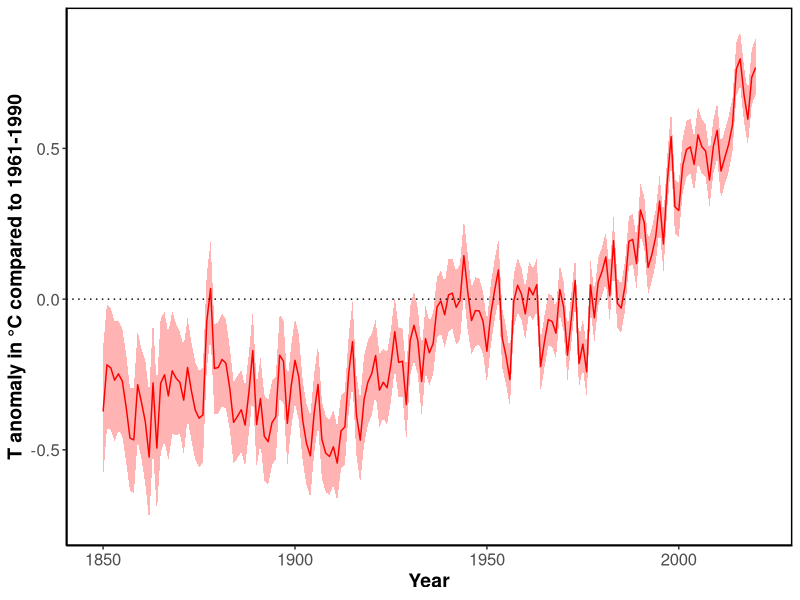
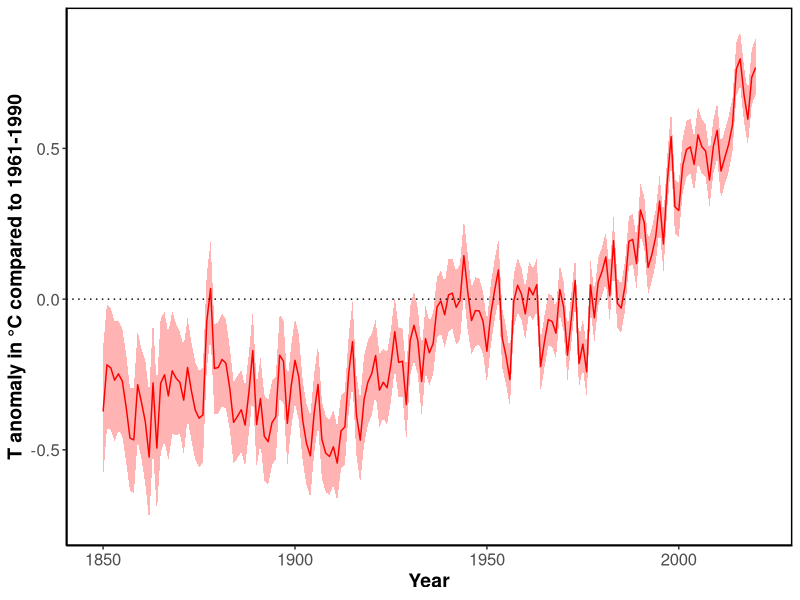
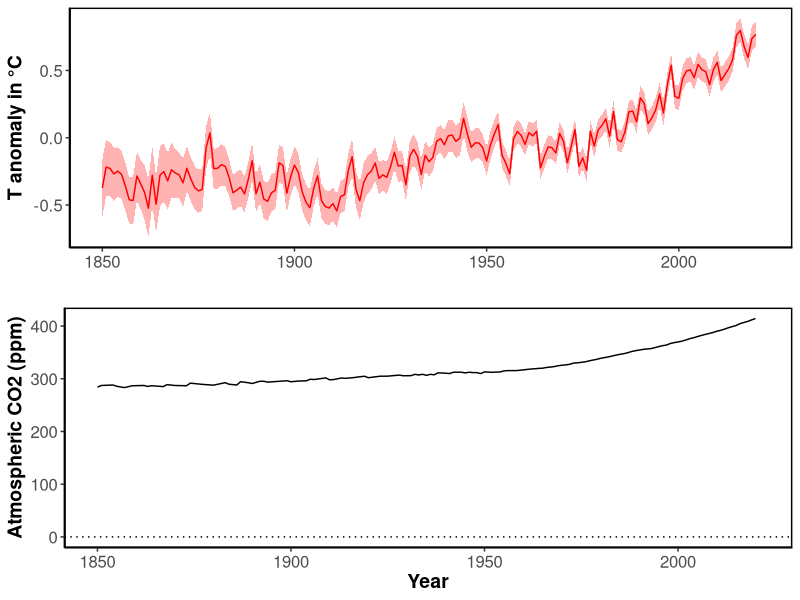
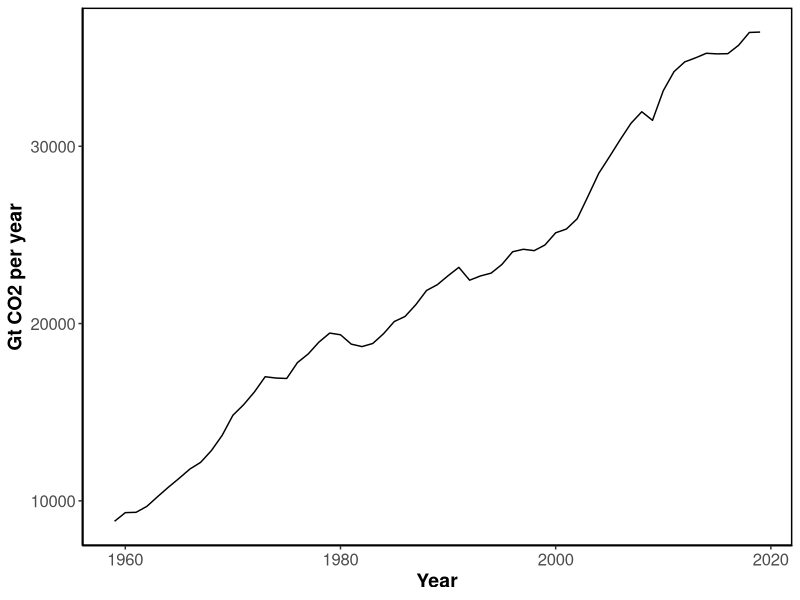
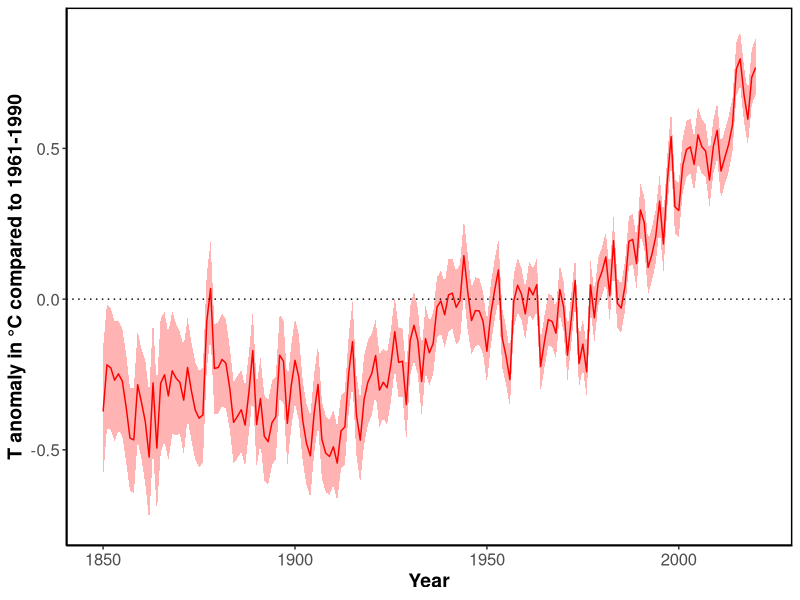
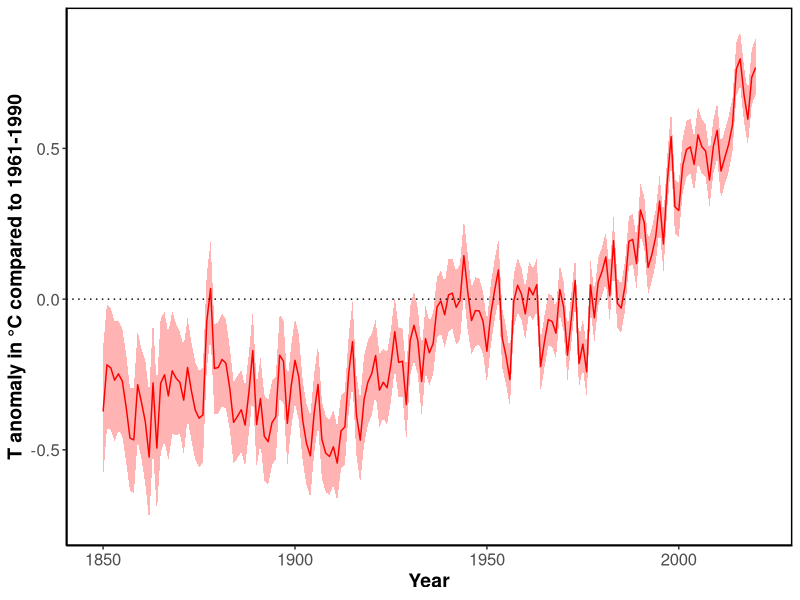
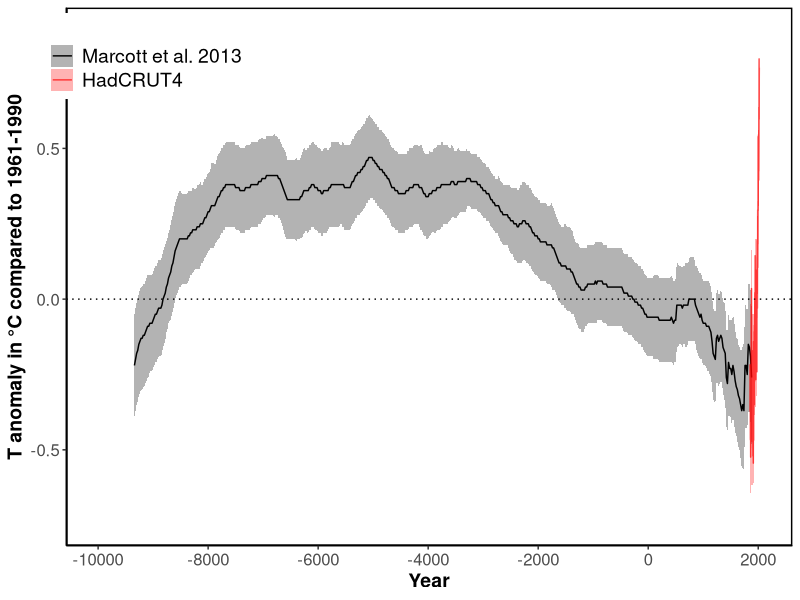
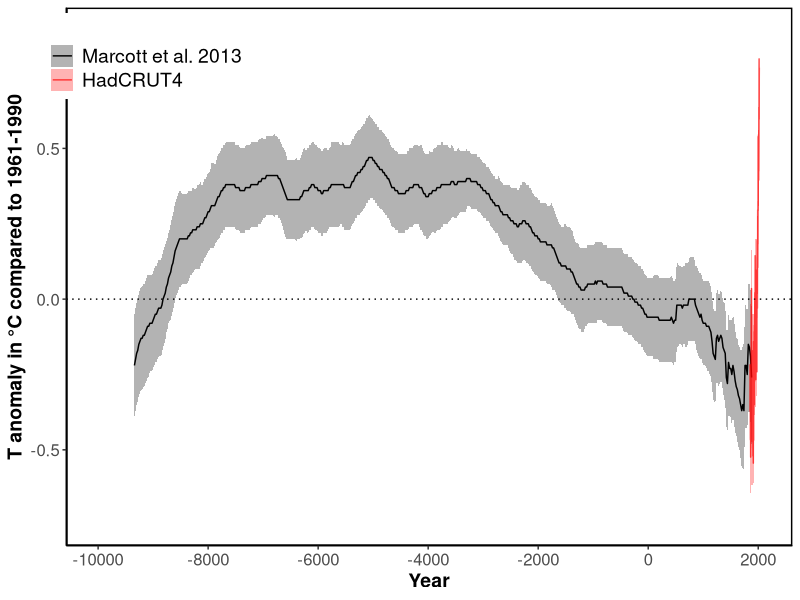

Generate these figures, in order, with R: (Note: this script raises an error after producing the figures.)

# HadCRUT4 is a gridded dataset of global historical surface temperature anomalies relative to a 1961-1990 reference period. Data are available for each month since January 1850, on a 5 degree grid.
#More information here: https://www.metoffice.gov.uk/hadobs/hadcrut4/

#Citation: Morice, C. P., Kennedy, J. J., Rayner, N. A., and Jones, P. D. (2012), Quantifying uncertainties in global and regional temperature change using an ensemble of observational estimates: The HadCRUT4 data set, J. Geophys. Res., 117, D08101, doi:10.1029/2011JD017187. 

# Download data yearly global: https://www.metoffice.gov.uk/hadobs/hadcrut4/data/current/time_series/HadCRUT.4.6.0.0.annual_ns_avg.txt

#Column 1 is the date.
#Column 2 is the median of the 100 ensemble member time series.
#Columns 3 and 4 are the lower and upper bounds of the 95% confidence interval of bias uncertainty computed from the 100 member ensemble.
#Columns 5 and 6 are the lower and upper bounds of the 95% confidence interval of measurement and sampling uncertainties around the ensemble median. These are the combination of fully uncorrelated measurement and sampling uncertainties and partially correlated uncertainties described by the HadCRUT4 error covariance matrices.
#Columns 7 and 8 are the lower and upper bounds of the 95% confidence interval of coverage uncertainties around the ensemble median.
#Columns 9 and 10 are the lower and upper bounds of the 95% confidence interval of the combination of measurement and sampling and bias uncertainties.
#Columns 11 and 12 are the lower and upper bounds of the 95% confidence interval of the combined effects of all the uncertainties described in the HadCRUT4 error model (measurement and sampling, bias and coverage uncertainties).


HC<- read.table("data/HadCRUT.4.6.0.0.annual_ns_avg.txt",header=F) # 

colnames(HC)=c("Year","Median","","","","","","","","","CI_low","CI_high")


library("ggplot2")

# plot T anomaly last 170 years

ylabel="T anomaly in °C compared to 1961-1990"

p<- ggplot(data=HC, aes(x=Year, y=Median))  + geom_line (col="red") + xlim(1849,2021) + ylab(ylabel) +
  geom_ribbon(aes(ymin=CI_low, ymax=HC$CI_high), linetype=2, alpha=0.3, fill="red") +
  geom_hline(yintercept=0, linetype=3)+
  theme(panel.grid.major = element_blank(), panel.grid.minor = element_blank(),
        axis.text=element_text(size=12),axis.title=element_text(size=14,face="bold"),
        panel.background = element_blank(), axis.line = element_line(colour = "black"),
        panel.border = element_rect(color = "black",fill = NA,size = 1))
                                                                                                                   
p

ggsave(filename="plots_pdf/T_anomaly_last_170_years.pdf",width =11, height =6)
ggsave(filename="plots_png/T_anomaly_last_170_years.png",width =11, height =6)

p  




# Reconstruction of temperature anomaly during the Holocene, based on 73 globally distributed records.
#The 73 globally distributed temperature records used in our analysis are based on a variety
#of paleotemperature proxies and have sampling resolutions ranging from 20 to 500 years, 
#with a median resolution of 120 years

#This study includes 73 records derived from multiple paleoclimate archive sand temperature proxies(Fig. S1; Table S1):
#alkenone (n=31), planktonic foraminifera Mg/Ca (n=19), TEX86 (n=4), fossil chironomid transfer function (n=4), 
#fossil pollen modern analog technique (MAT) (n=4), ice-core stable isotopes (n=5), 
#other microfossil assemblages(MATand Transfer Function)(n=5), and Methylation index of Branched Tetraethers(MBT)(n=1)


# An important limitation of this data is that it does not fully resolve variability at periods shorter than 2000 years,
# with essentially no variability preserved at periods shorter than 300 years, ~50% preserved at 1000-year periods, 
# and nearly all of the variability preserved for periods longer than 2000 years

# Citation: A Reconstruction of Regional and Global Temperature for the Past 11,300 Years Shaun A. Marcott et al. Science 339 , 1198 (2013); DOI: 10.1126/science.1228026

#Download data from supplementary table S1: https://science.sciencemag.org/highwire/filestream/594506/field_highwire_adjunct_files/1/Marcott.SM.database.S1.xlsx


# Read global T anomaly (compared to 1960-1990 instrumental average) reconstruction 5x5 grid 

Marcott<- read.table("data/Marcott_2013_data.tsv",header=TRUE) # This file includes the global stack Standard 5x5 grid from database S1 with 1σ uncertainty

#Without filling data gaps, our Standard 5×5 reconstruction (Fig. 1A) exhibits 0.6°C greater warming over the past ~60 yr B.P.
#(1890 to 1950 CE) than our equivalent infilled 5° × 5° area-weighted mean stack (Fig. 1, C andD). 
#However, considering the temporal resolution of our data set and the small number of records 
#that cover this interval (Fig. 1G), this difference is probably not robust

M<-subset(Marcott, Marcott$Year>60) # exclude years after 1890, later reconstruction are based on a single data point => not robust according to the authors

M$Year=1950-M$Year # by convention 1950 is set as year 0, here the data is converted in classic caledar year 

Merged_T<-merge(x = M, y = HC, by = "Year", all = TRUE) # merge Marcot and HADcrut4 datasets


# plot T anomaly from Marcott and HadCRUT at different times  
ylabel="T anomaly in °C compared to 1961-1990"

years=c(12000,5000,2000,1000,500)
options(scipen=999)
for (i in years) {
  
  if (i == 12000){bre=c(-10000,-8000,-6000,-4000,-2000,0,2000)}else {bre=waiver()}

  p<- ggplot(data=subset(Merged_T,!is.na(T)),aes(x = Year, y = T,colour="Marcott et al. 2013"))  + geom_line ()  + ylab(ylabel) + xlab("Year")+
    scale_x_continuous(breaks=bre,limits=c(2021-i,2021)) +
    geom_ribbon(data=subset(Merged_T,!is.na(T)),aes(ymin=T-T_uncertainty, ymax=T+T_uncertainty, fill="Marcott et al. 2013",colour="Marcott et al. 2013"), linetype=0, alpha=0.3) +   
    geom_line(data=subset(Merged_T,!is.na(Median)),aes(y=Median,x=Year,colour="HadCRUT4"),alpha=0.7) +
    geom_hline(yintercept=0, linetype=3)+
    geom_ribbon(data=subset(Merged_T,!is.na(Median)),aes(x=Year,ymin=CI_low, ymax=CI_high,colour="HadCRUT4",fill="HadCRUT4"),linetype=0, alpha=0.3) +
    scale_colour_manual("", 
                        breaks = c("Marcott et al. 2013", "HadCRUT4"),
                        values = c("black", "red")) +
    scale_fill_manual("", 
                      breaks = c("Marcott et al. 2013", "HadCRUT4"),
                      values = c("black", "red")) +
    theme(panel.grid.major = element_blank(), panel.grid.minor = element_blank(),
          axis.text=element_text(size=12),axis.title=element_text(size=14,face="bold"),
          panel.background = element_blank(), axis.line = element_line(colour = "black"),
          panel.border = element_rect(color = "black",fill = NA,size = 1)) + 
          theme(legend.position = c(0.11, 0.91),legend.text = element_text(size=14))
  

ggsave(filename=paste0("plots_pdf/T_anomaly_Marcott_last_",i,"_years_and_170_years_HC.pdf"),width=11,height=6)
ggsave(filename=paste0("plots_png/T_anomaly_Marcott_last_",i,"_years_and_170_years_HC.png"),width=11,height=6)

}


#CO2 atmospheric concentration

#data from 1959 from NOOA: Data from 1959 through 1979 have been obtained by C. David Keeling of the Scripps Institution of Oceanography (SIO) and were obtained from the Scripps website (scrippsco2.ucsd.edu).
#Data from 1980 onwards is sourced from NOAA's Mauna Loa monitoring station
# Download: https://www.esrl.noaa.gov/gmd/webdata/ccgg/trends/co2/co2_annmean_mlo.txt


CO2_recent<-read.table("data/co2_annmean_mlo.txt",header=F)

# 
#Very long-term data were compiled by Our world in data: data from ice cores – specifically the Dome C core – 
#has been made available from the NOAA here: https://www.ncdc.noaa.gov/paleo-search/study/17975. 
#In this original dataset, some years had multiple measurements (taken at different points of the year). 
#To normalize this to a single year, where several measurements were available, 
#we took the average of these concentration values. Dome C data has been used until the year 1958.

#Citation: Bereiter, B., Eggleston, S., Schmitt, J., Nehrbass‐Ahles, C., Stocker, T. F., Fischer, H., ... & Chappellaz, J. (2015). Revision of the EPICA Dome C CO2 record from 800 to 600 kyr before present. Geophysical Research Letters, 42(2), 542-549.

# Download: https://ourworldindata.org/co2-and-other-greenhouse-gas-emissions

CO2_old<-read.csv("data/co2-concentration-long-term.csv")


# the recent and old data use a differnt CO2 scale, conversion can be done with following formula:  
#X2019 = 1.00079 * X2007 - 0.142 (https://www.esrl.noaa.gov/gmd/ccl/scale_conversion.html), 
#the conversion is reccomended only between 250 and 520 ppm,

CO2_o <- subset(CO2_old,CO2_old$Year<1959)

CO2_o$CO2.concentrations..NOAA..2018. <-(CO2_o$CO2.concentrations..NOAA..2018.*1.00079)-0.142  # rescale

CO2_r <- CO2_recent[,-3]

colnames (CO2_r) <-c("year","mean")

colnames (CO2_o) <-c("year","mean")

CO2<- rbind(CO2_o,CO2_r)

colnames (CO2) <-c("Year","mean")

Merged_T_C<-merge(x = Merged_T, y = CO2, by = "Year", all = TRUE) # merge CO2 and T data


years=c(810000,12000,5000,2000,1000,500,170)

for (i in years) {
  if (i == 12000){bre=c(-8000,-6000,-4000,-2000,0,2000)}else {bre=waiver()}
  

p<- ggplot(data=subset(Merged_T_C,!is.na(mean)), aes(x=Year, y=mean))  + geom_line () + ylab("Atmospheric CO2 (ppm)") +
  scale_x_continuous(breaks=bre,limits=c(2021-i,2021)) +
  theme(panel.grid.major = element_blank(), panel.grid.minor = element_blank(),
        axis.text=element_text(size=12),axis.title=element_text(size=14,face="bold"),
        panel.background = element_blank(), axis.line = element_line(colour = "black"),
        panel.border = element_rect(color = "black",fill = NA,size = 1))

ggsave(filename=paste0("plots_pdf/CO2_atmospheric_conc_last_",i,"_years.pdf"),width=11,height=6)
ggsave(filename=paste0("plots_png/CO2_atmospheric_conc_last_",i,"_years.png"),width=11,height=6)


}



#plot T and CO2 together 

library(gridExtra)
library(ggpubr)

ylabel="T anomaly in °C"

years=c(12000,5000,2000,1000,500)

for (i in years) {
  if (i == 12000){bre=c(-8000,-6000,-4000,-2000,0,2000)}else {bre=waiver()}
  
  p1<- ggplot(data=subset(Merged_T_C,!is.na(mean)), aes(x=Year, y=mean))  + geom_line () + ylab("Atmospheric CO2 (ppm)") +
    scale_x_continuous(breaks=bre,limits=c(2021-i,2021)) +
    theme(panel.grid.major = element_blank(), panel.grid.minor = element_blank(),
          axis.text=element_text(size=12),axis.title=element_text(size=14,face="bold"),
          panel.background = element_blank(), axis.line = element_line(colour = "black"),
          panel.border = element_rect(color = "black",fill = NA,size = 1))
  
  p<- ggplot(data=subset(Merged_T,!is.na(T)),aes(x = Year, y = T,colour="Marcott et al. 2013"))  + geom_line () + ylab(ylabel) + xlab("")+
    scale_x_continuous(breaks=bre,limits=c(2021-i,2021)) +
    geom_hline(yintercept=0, linetype=3)+
    geom_ribbon(data=subset(Merged_T,!is.na(T)),aes(ymin=T-T_uncertainty, ymax=T+T_uncertainty, fill="Marcott et al. 2013",colour="Marcott et al. 2013"), linetype=0, alpha=0.3) +   
    geom_line(data=subset(Merged_T,!is.na(Median)),aes(y=Median,x=Year,colour="HadCRUT4"),alpha=0.7) +
    geom_ribbon(data=subset(Merged_T,!is.na(Median)),aes(x=Year,ymin=CI_low, ymax=CI_high,colour="HadCRUT4",fill="HadCRUT4"),linetype=0, alpha=0.3) +
    scale_colour_manual("", 
                        breaks = c("Marcott et al. 2013", "HadCRUT4"),
                        values = c("black", "red")) +
    scale_fill_manual("", 
                      breaks = c("Marcott et al. 2013", "HadCRUT4"),
                      values = c("black", "red")) +
    theme(panel.grid.major = element_blank(), panel.grid.minor = element_blank(),
          axis.text=element_text(size=12),axis.title=element_text(size=14,face="bold"),
          panel.background = element_blank(), axis.line = element_line(colour = "black"),
          panel.border = element_rect(color = "black",fill = NA,size = 1)) + 
    theme(legend.position = c(0.08, 0.9),legend.text = element_text(size=10),
          legend.background = element_blank(),
          legend.box.background = element_blank())
  
  
  ggarrange(p,p1, ncol = 1, nrow = 2)
  
  
  
  ggsave(paste0("plots_pdf/T_CO2_last_",i,"_years.pdf"),width=11,height=6)
  ggsave(paste0("plots_png/T_CO2_last_",i,"_years.png"),width=11,height=6)
  
  
}


# plot T and C only instrumental T


p1<- ggplot(data=subset(Merged_T_C,!is.na(mean)), aes(x=Year, y=mean))  + geom_line () + xlim(1850,2021) + ylab("Atmospheric CO2 (ppm)") +
  geom_hline(yintercept=0, linetype=3)+
  theme(panel.grid.major = element_blank(), panel.grid.minor = element_blank(),
        axis.text=element_text(size=12),axis.title=element_text(size=14,face="bold"),
        panel.background = element_blank(), axis.line = element_line(colour = "black"),
        panel.border = element_rect(color = "black",fill = NA,size = 1))

p<- ggplot(data=subset(Merged_T,!is.na(Median)),aes(x = Year, y = Median))  + geom_line (colour="red") + xlim(1850,2021) + ylab(ylabel) + xlab("")+
  geom_ribbon(data=subset(Merged_T,!is.na(Median)),aes(ymin=CI_low, ymax=CI_high), linetype=0, alpha=0.3,fill="red") +   
  theme(panel.grid.major = element_blank(), panel.grid.minor = element_blank(),
        axis.text=element_text(size=12),axis.title=element_text(size=14,face="bold"),
        panel.background = element_blank(), axis.line = element_line(colour = "black"),
        panel.border = element_rect(color = "black",fill = NA,size = 1))


ggarrange(p,p1, ncol = 1, nrow = 2)

ggsave("plots_pdf/T_CO2_last_170_years.pdf",width=11,height=6)

ggsave("plots_png/T_CO2_last_170_years.png",width=11,height=6)


# plot CO2 yearly emissions 
# Citation: Friedlingstein et al. 2020. Earth Syst. Sci. Data, 12, 3269–3340, 2020 https://doi.org/10.5194/essd-12-3269-2020
#All values in million tonnes of carbon per year. For values in million tonnes of CO2 per year, multiply the values below by 3.664
#Include emissions from fossil fuel combustion and oxidation and cement production 

# Download: https://data.icos-cp.eu/licence_accept?ids=%5B%226QlPjfn_7uuJtAeuGGFXuPwz%22%5D

emissions <- read.table("data/annual_emission.tsv",header=T)  # file with historical emissions (World)
emissions$emission <-(emissions$emission*3.664 )

p <- ggplot(data=emissions,aes(x = Year, y = emission))  + geom_line () + ylab("Gt CO2 per year") + xlab("Year")+
  theme(panel.grid.major = element_blank(), panel.grid.minor = element_blank(),
        axis.text=element_text(size=12),axis.title=element_text(size=14,face="bold"),
        panel.background = element_blank(), axis.line = element_line(colour = "black"),
        panel.border = element_rect(color = "black",fill = NA,size = 1))
p


ggsave("plots_pdf/CO2_emissions.pdf",width=11,height=6)
ggsave("plots_png/CO2_emissions.png",width=11,height=6)




# plot sea level change

#Long term data were taken from Frederikse et al. (2020) and derive from tide gauge records

#Citation: Frederikse, T., Landerer, F., Caron, L. et al. The causes of sea-level rise since 1900. Nature 584, 393–397 (2020). https://doi.org/10.1038/s41586-020-2591-3

#Download: https://zenodo.org/record/3862995/files/global_basin_timeseries.xlsx?downlo


sea_old <- read.table("data/GMSL_long_term.txt", header=T)

ref=subset(sea_old,sea_old$Year==1900)
ref
sea_o=sea_old+(-ref$GMSL_mean) # recalibrate: level of 1900 = 0
sea_o$Year <- sea_old$Year
head(sea_old)
head(sea_o)

# from 1993 there is satellite data available from nasa

# https://climate.nasa.gov/vital-signs/sea-level/
# Citation: GSFC. 2020. Global Mean Sea Level Trend from Integrated Multi-Mission Ocean Altimeters TOPEX/Poseidon, Jason-1, OSTM/Jason-2, and Jason-3 Version 5.0 Ver. 5.0 PO.DAAC, CA, USA. Dataset accessed [2021-03-04] at http://dx.doi.org/10.5067/GMSLM-TJ150.
#Download: https://podaac-tools.jpl.nasa.gov/drive/files/allData/merged_alt/L2/TP_J1_OSTM/global_mean_sea_level/GMSL_TPJAOS_5.0_199209_202010.txt (needs login)

# column description 
# 1 altimeter type 0=dual-frequency  999=single frequency (ie Poseidon-1) 
# 2 merged file cycle # 
# 3 year+fraction of year (mid-cycle) 
# 4 number of observations 
# 5 number of weighted observations 
# 6 GMSL (Global Isostatic Adjustment (GIA) not applied) variation (mm) with respect to 20-year TOPEX/Jason collinear mean reference 
# 7 standard deviation of GMSL (GIA not applied) variation estimate (mm)
# 8 smoothed (60-day Gaussian type filter) GMSL (GIA not applied) variation (mm)  
# 9 GMSL (Global Isostatic Adjustment (GIA) applied) variation (mm) with respect to 20-year TOPEX/Jason collinear mean reference 
# 10 standard deviation of GMSL (GIA applied) variation estimate (mm)
# 11 smoothed (60-day Gaussian type filter) GMSL (GIA applied) variation (mm)
# 12 smoothed (60-day Gaussian type filter) GMSL (GIA applied) variation (mm); annual and semi-annual signal removed
#
# Missing or bad value flag: 99900.000 
# 
# TOPEX/Jason 1996-2016 collinear mean reference derived from cycles 121 to 858.



sea <- read.table("data/GMSL.txt", header=F) # removed header from original file


ref=subset(sea_o,sea_o$Year==1993)
ref$GMSL_mean
ref1=sea[1,6]

sea[,13]=sea[,6]+(ref$GMSL_mean+(-ref1))

colnames(sea) <-c("","","Year","","","GMSL (Global Isostatic Adjustment (GIA) not applied) variation (mm) with respect to 20-year TOPEX/Jason collinear mean reference",
                  "","","","","","","GMSL_ref")

Merged_sea<-merge(x = sea_o, y = sea, by = "Year", all = TRUE) # merge  datasets


p<- ggplot(data=subset(Merged_sea,!is.na(GMSL_mean)),aes(x = Year, y = GMSL_mean,colour="Tide gauge (Frederikse et al. 2020)"))  + 
        geom_line ()  + ylab("sea level change (mm)") + xlab("Year")+xlim(1900,2021)+
  geom_ribbon(data=subset(Merged_sea,!is.na(GMSL_mean)),aes(ymin=GMSL_lower, ymax=GMSL_upper,colour="Tide gauge (Frederikse et al. 2020)",fill="Tide gauge (Frederikse et al. 2020)") ,linetype=0, alpha=0.3) +   
  geom_line(data=subset(Merged_sea,!is.na(GMSL_ref)),aes(y=GMSL_ref,x=Year,colour="Satellite (NASA)"),alpha=0.7) +
  geom_hline(yintercept=100, linetype=3)+  geom_hline(yintercept=200, linetype=3)+geom_hline(yintercept=0, linetype=3)+
  geom_ribbon(data=subset(Merged_sea,!is.na(GMSL_ref)),aes(x=Year,ymin=GMSL_ref-4, ymax=GMSL_ref+4,colour="Satellite (NASA)",fill="Satellite (NASA)"),linetype=0, alpha=0.3) +   #uncertaineity 4 mm taken from https://climate.nasa.gov/vital-signs/sea-level/
  scale_colour_manual("", 
                      breaks = c("Tide gauge (Frederikse et al. 2020)", "Satellite (NASA)"),
                      values = c("black", "red")) +
  scale_fill_manual("", 
                    breaks = c("Tide gauge (Frederikse et al. 2020)", "Satellite (NASA)"),
                   values = c("black", "red")) +
  theme(panel.grid.major = element_blank(), panel.grid.minor = element_blank(),
        axis.text=element_text(size=12),axis.title=element_text(size=14,face="bold"),
        panel.background = element_blank(), axis.line = element_line(colour = "black"),
        panel.border = element_rect(color = "black",fill = NA,size = 1)) + 
  theme(legend.position = c(0.17, 0.96),legend.text = element_text(size=13),legend.background = element_blank(),
        legend.box.background = element_blank())

p
ggsave(filename=paste0("plots_pdf/sea_level_change.pdf"),width=11,height=6)
ggsave(filename=paste0("plots_png/sea_level_change.png"),width=11,height=6)
